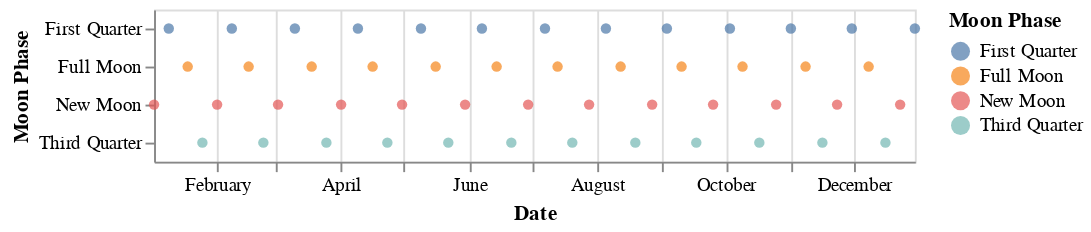

The code cell stored with this chart in its notebook:
### Code cell
alt.Chart.from_dict({
    "data": to_values(moon_2022),
    "mark": "circle",
    "encoding": {
        "x": {
            "field": "Date",
            "type": "temporal",
        },
        "color": {
            "field": "Moon Phase",
            "type": "nominal"
        },
         "y": {
            "field": "Moon Phase",
            "type": "nominal",
        }
    }
})

### Figure 1 — Vega-Lite specification as saved in the notebook (floating-point values rounded to 4 significant figures)
{"config": {"view": {"continuousWidth": 400, "continuousHeight": 300}}, "data": {"name": "data-81a74469de7ff508e8516a355e53655a"}, "mark": "circle", "encoding": {"color": {"field": "Moon Phase", "type": "nominal"}, "x": {"field": "Date", "type": "temporal"}, "y": {"field": "Moon Phase", "type": "nominal"}}, "$schema": "https://vega.github.io/schema/vega-lite/v4.17.0.json", "datasets": {"data-81a74469de7ff508e8516a355e53655a": [{"Date": "2022-01-09T00:00:00", "Moon Phase": "First Quarter"}, {"Date": "2022-01-02T00:00:00", "Moon Phase": "New Moon"}, {"Date": "2022-01-25T00:00:00", "Moon Phase": "Third Quarter"}, {"Date": "2022-01-18T00:00:00", "Moon Phase": "Full Moon"}, {"Date": "2022-02-08T00:00:00", "Moon Phase": "First Quarter"}, {"Date": "2022-02-01T00:00:00", "Moon Phase": "New Moon"}, {"Date": "2022-02-23T00:00:00", "Moon Phase": "Third Quarter"}, {"Date": "2022-02-16T00:00:00", "Moon Phase": "Full Moon"}, {"Date": "2022-03-10T00:00:00", "Moon Phase": "First Quarter"}, {"Date": "2022-03-02T00:00:00", "Moon Phase": "New Moon"}, {"Date": "2022-03-25T00:00:00", "Moon Phase": "Third Quarter"}, {"Date": "2022-03-18T00:00:00", "Moon Phase": "Full Moon"}, {"Date": "2022-04-09T00:00:00", "Moon Phase": "First Quarter"}, {"Date": "2022-04-01T00:00:00", "Moon Phase": "New Moon"}, {"Date": "2022-04-23T00:00:00", "Moon Phase": "Third Quarter"}, {"Date": "2022-04-16T00:00:00", "Moon Phase": "Full Moon"}, {"Date": "2022-05-09T00:00:00", "Moon Phase": "First Quarter"}, {"Date": "2022-04-30T00:00:00", "Moon Phase": "New Moon"}, {"Date": "2022-05-22T00:00:00", "Moon Phase": "Third Quarter"}, {"Date": "2022-05-16T00:00:00", "Moon Phase": "Full Moon"}, {"Date": "2022-06-07T00:00:00", "Moon Phase": "First Quarter"}, {"Date": "2022-05-30T00:00:00", "Moon Phase": "New Moon"}, {"Date": "2022-06-21T00:00:00", "Moon Phase": "Third Quarter"}, {"Date": "2022-06-14T00:00:00", "Moon Phase": "Full Moon"}, {"Date": "2022-07-07T00:00:00", "Moon Phase": "First Quarter"}, {"Date": "2022-06-29T00:00:00", "Moon Phase": "New Moon"}, {"Date": "2022-07-20T00:00:00", "Moon Phase": "Third Quarter"}, {"Date": "2022-07-13T00:00:00", "Moon Phase": "Full Moon"}, {"Date": "2022-08-05T00:00:00", "Moon Phase": "First Quarter"}, {"Date": "2022-07-28T00:00:00", "Moon Phase": "New Moon"}, {"Date": "2022-08-19T00:00:00", "Moon Phase": "Third Quarter"}, {"Date": "2022-08-12T00:00:00", "Moon Phase": "Full Moon"}, {"Date": "2022-09-03T00:00:00", "Moon Phase": "First Quarter"}, {"Date": "2022-08-27T00:00:00", "Moon Phase": "New Moon"}, {"Date": "2022-09-17T00:00:00", "Moon Phase": "Third Quarter"}, {"Date": "2022-09-10T00:00:00", "Moon Phase": "Full Moon"}, {"Date": "2022-10-03T00:00:00", "Moon Phase": "First Quarter"}, {"Date": "2022-09-25T00:00:00", "Moon Phase": "New Moon"}, {"Date": "2022-10-17T00:00:00", "Moon Phase": "Third Quarter"}, {"Date": "2022-10-09T00:00:00", "Moon Phase": "Full Moon"}, {"Date": "2022-11-01T00:00:00", "Moon Phase": "First Quarter"}, {"Date": "2022-10-25T00:00:00", "Moon Phase": "New Moon"}, {"Date": "2022-11-16T00:00:00", "Moon Phase": "Third Quarter"}, {"Date": "2022-11-08T00:00:00", "Moon Phase": "Full Moon"}, {"Date": "2022-11-30T00:00:00", "Moon Phase": "First Quarter"}, {"Date": "2022-11-23T00:00:00", "Moon Phase": "New Moon"}, {"Date": "2022-12-16T00:00:00", "Moon Phase": "Third Quarter"}, {"Date": "2022-12-08T00:00:00", "Moon Phase": "Full Moon"}, {"Date": "2022-12-30T00:00:00", "Moon Phase": "First Quarter"}, {"Date": "2022-12-23T00:00:00", "Moon Phase": "New Moon"}]}}
